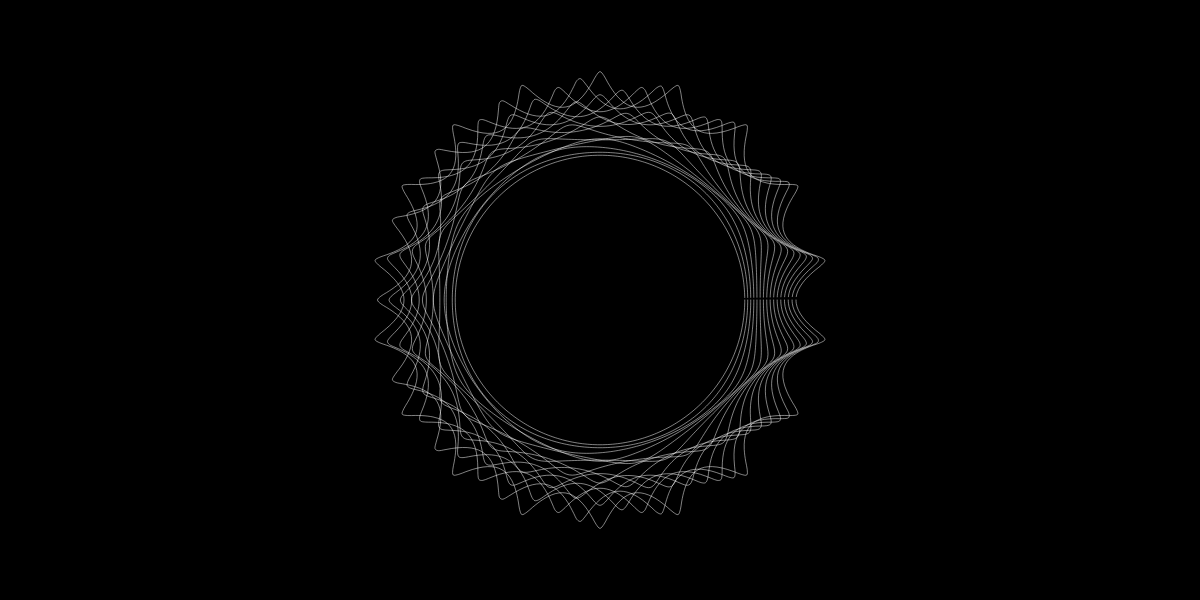
Frame 1 (no input)
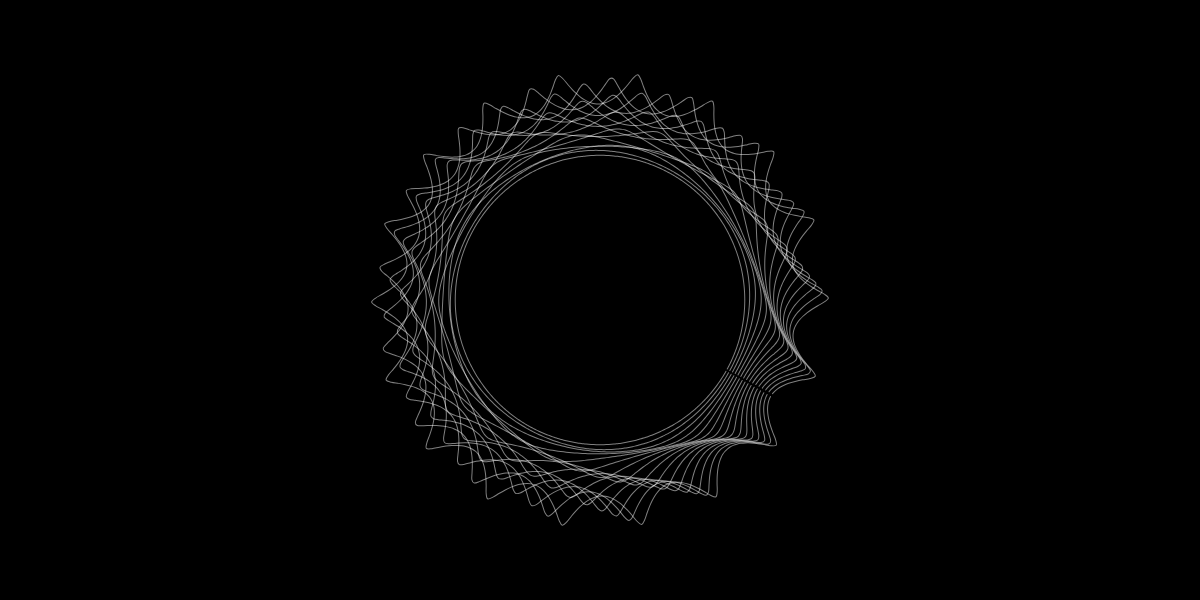
Frame 60 (no input)
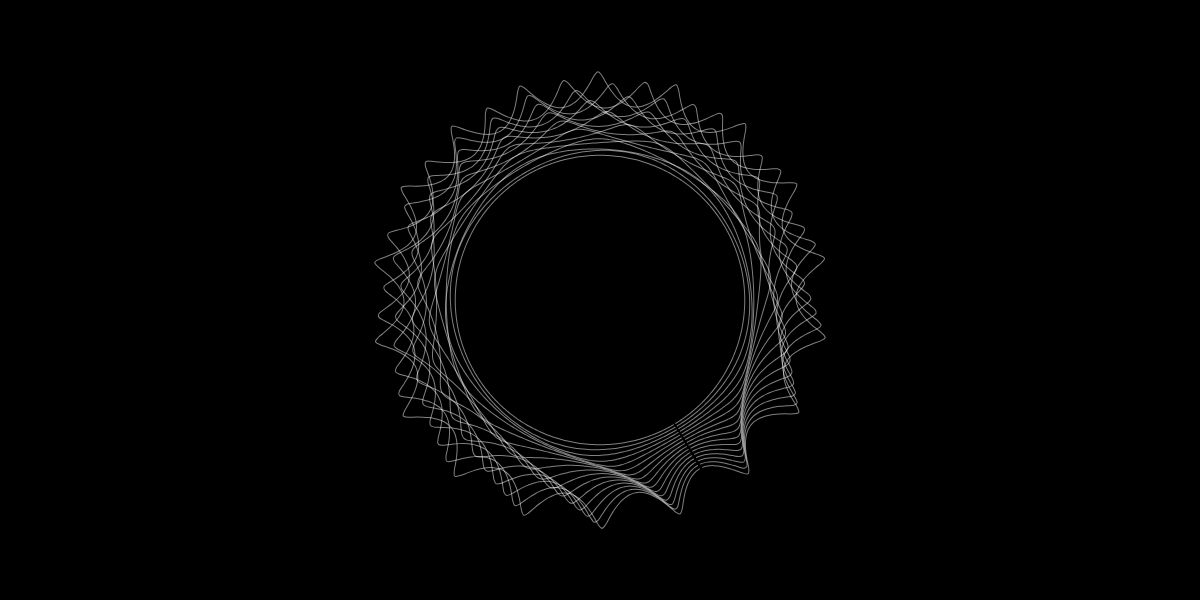
Frame 120 (the mouse pressed at the canvas centre since frame 60)

The p5.js sketch that drew these frames (run headless with seeded random() and noise() and a simulated clock; from frame 60 on, the mouse is pressed at the canvas centre):

// p5.js sketch
// ── sketch.js
var scaler = 200;
var n = 2; 
var n1 = 18;
var n2 = 1;
var n3 = 1;
var rot=0;

function setup() {
  createCanvas(1200, 600);
  noFill();
  stroke(255, 128);

}

function draw() {
  background(0);
  push();
  translate(width / 2, height / 2);
  rotate(radians(rot));
  drawShape(0,0);
  pop()
  rot+=0.5;
  
}

function drawShape(x, y) {
  push();
  translate(x, y);
  var newscaler = scaler;
  for (var s = 16; s > 0; s--) {
    beginShape();
    var nn = n + s;
    var nn1 = n1 + s;
    var nn2 = n2 + s;
    var nn3 = n3 + s;
    newscaler = newscaler * 0.98;
    var sscaler = newscaler;

    var points = superformula(nn, nn1, nn2, nn3);
    curveVertex(points[points.length - 1].x * sscaler, points[points.length - 1].y * sscaler);
    for (var i = 0; i < points.length; i++) {
      curveVertex(points[i].x * sscaler, points[i].y * sscaler);
    }
    curveVertex(points[0].x * sscaler, points[0].y * sscaler);
    endShape();
  }
  pop();
}

function superformula(n, n1, n2, n3) {
  var numPoints = 360;
  var phi = TWO_PI / numPoints;
  var points = [] // create an array
  for (var i = 0; i < numPoints; i++) {
    points[i] = superformulaPoint(n, n1, n2, n3, phi * i);
  }
  return points;
}

function superformulaPoint(n, n1, n2, n3, phi) {
  var r;
  var t1, t2;
  var a = 1,
    b = 1;
  var x = 0;
  var y = 0;

  t1 = cos(n * phi / 4) / a;
  t1 = abs(t1);
  t1 = pow(t1, n2);

  t2 = sin(n * phi / 4) / b;
  t2 = abs(t2);
  t2 = pow(t2, n3);
  
  r=pow(t1+t2,1/n1);
  if(abs(r)==0){
    x=0;
    y=0;
  }else{
    r=1/r;
    x=r*cos(phi);
    y=r*sin(phi);
  }
  return new p5.Vector(x,y);

}
